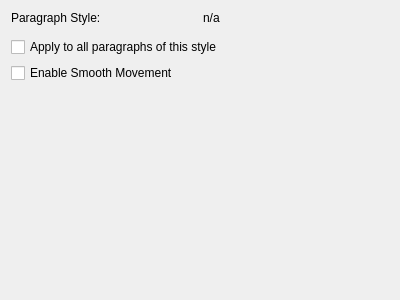
<ui version="4.0" >
 <class>OptionWidget</class>
 <widget class="QWidget" name="optionWidget" >
  <property name="geometry" >
   <rect>
    <x>0</x>
    <y>0</y>
    <width>400</width>
    <height>300</height>
   </rect>
  </property>
  <property name="sizePolicy" >
   <sizepolicy vsizetype="Preferred" hsizetype="Preferred" >
    <horstretch>0</horstretch>
    <verstretch>0</verstretch>
   </sizepolicy>
  </property>
  <layout class="QGridLayout" >
   <item row="0" column="0" >
    <widget class="QLabel" name="styleNameLabel" >
     <property name="sizePolicy" >
      <sizepolicy vsizetype="Preferred" hsizetype="Minimum" >
       <horstretch>0</horstretch>
       <verstretch>0</verstretch>
      </sizepolicy>
     </property>
     <property name="text" >
      <string>Paragraph Style:</string>
     </property>
    </widget>
   </item>
   <item row="0" column="1" >
    <widget class="QLabel" name="styleName" >
     <property name="text" >
      <string>n/a</string>
     </property>
     <property name="sizePolicy" >
      <sizepolicy vsizetype="Minimum" hsizetype="Minimum" >
       <horstretch>1</horstretch>
       <verstretch>0</verstretch>
      </sizepolicy>
     </property>
    </widget>
   </item>
   <item row="1" column="0" colspan="2" >
    <widget class="KSeparator" name="kseparator" />
   </item>
   <item row="2" column="0" colspan="2" >
    <widget class="QCheckBox" name="applyToParent" >
     <property name="text" >
      <string>Apply to all paragraphs of this style</string>
     </property>
     <property name="sizePolicy" >
      <sizepolicy vsizetype="Fixed" hsizetype="Expanding" >
       <horstretch>1</horstretch>
       <verstretch>0</verstretch>
      </sizepolicy>
     </property>
    </widget>
   </item>
   <item row="3" column="0" colspan="2" >
    <widget class="QCheckBox" name="smoothCheckBox" >
     <property name="text" >
      <string>Enable Smooth Movement</string>
     </property>
     <property name="sizePolicy" >
      <sizepolicy vsizetype="Fixed" hsizetype="Expanding" >
       <horstretch>1</horstretch>
       <verstretch>0</verstretch>
      </sizepolicy>
     </property>
    </widget>
   </item>
   <item row="4" column="0" colspan="2" >
    <spacer name="verticalSpacer" >
     <property name="orientation" >
      <enum>Qt::Vertical</enum>
     </property>
     <property name="sizePolicy" >
      <sizepolicy vsizetype="Expanding" hsizetype="Expanding" >
       <horstretch>1</horstretch>
       <verstretch>0</verstretch>
      </sizepolicy>
     </property>
      <property name="sizeHint" stdset="0" >
      <size>
       <width>20</width>
       <height>40</height>
      </size>
     </property>
    </spacer>
   </item>
  </layout>
 </widget>
 <customwidgets>
  <customwidget>
   <class>KSeparator</class>
   <extends>QFrame</extends>
   <header>kseparator.h</header>
  </customwidget>
 </customwidgets>
 <resources/>
 <connections/>
</ui>
